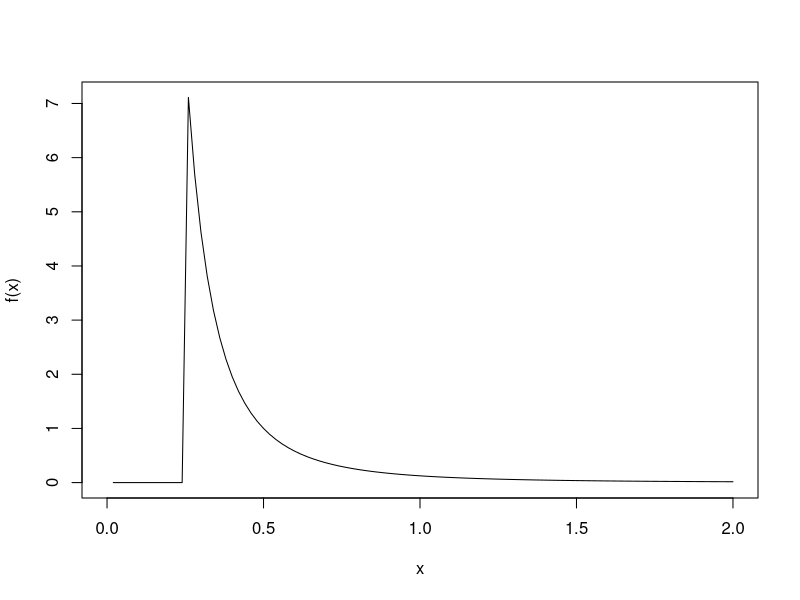
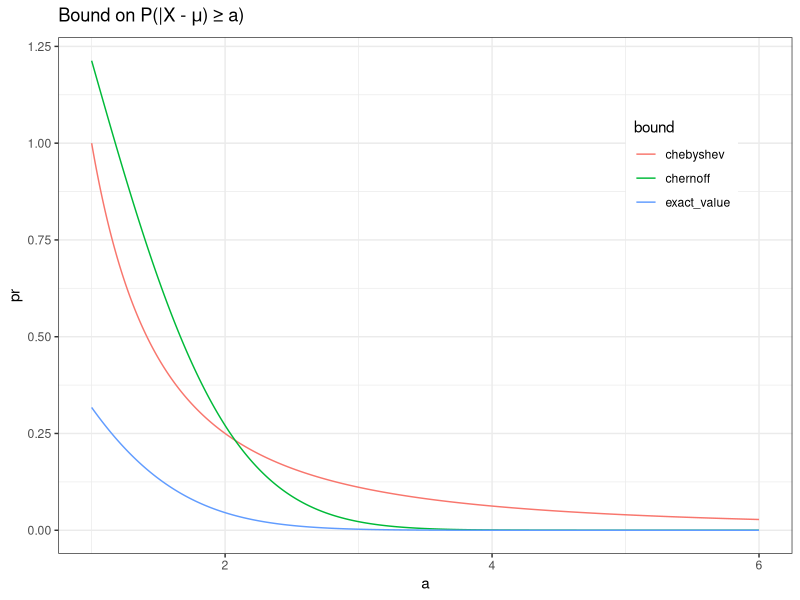
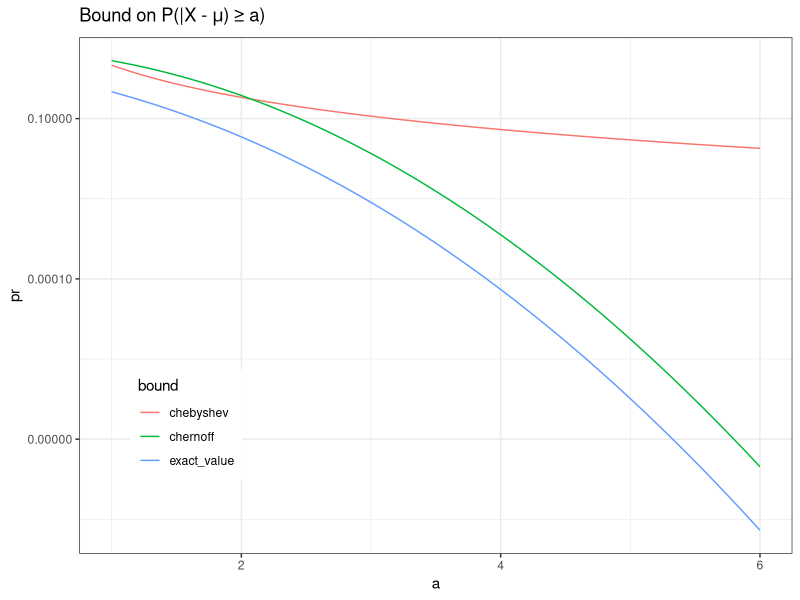
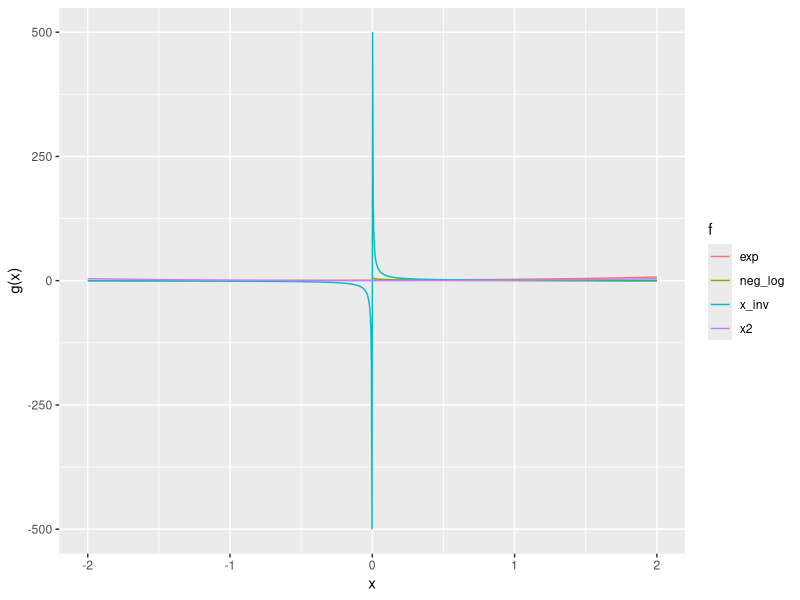

Here is the R script that generated these plots, in order:
## ---- chunk 1
f <- function(x) {2 * .25^(2) / x^(2 + 1) * (x > .25)}
curve(f, from = 0, to = 2)
## ---- chunk 2
cdf_f <- function(x) { 1 - (.25/x)^2 }
1 - cdf_f(1)
## ---- chunk 3
#| out.width: 50%
#| fig.width: 6
#| fig.height: 3

library(tidyverse)

df <- tibble(
  a = seq(1, 6, length.out = 1000),
  exact_value = pnorm(q = -a) + (1-pnorm(q = a)),
  chebyshev = 1/a^2,
  chernoff = 2*exp(-.5*a^2)
)

plt1 <- df |> 
tidyr::pivot_longer(
  cols = c(exact_value, chebyshev, chernoff),
  names_to = 'bound',
  values_to = 'pr'
) |> 
ggplot(aes(x = a, y = pr, color = bound)) + 
geom_line() + 
theme_bw() + 
theme(legend.position = c(.85,.75)) + 
ggtitle(expression(paste("Bound on P(|X - ", mu, ") ≥ a)")))

plt2 <- plt1 + 
scale_y_log10(labels = scales::number_format()) + 
theme(legend.position = c(.15, .25))

plt1 
plt2 
## ---- chunk 4
tibble(
  x = seq(-2,2,length.out=1000),
  x2 = x^2,
  exp = exp(x),
  neg_log = -log(x),
  x_inv = 1/x
) |> tidyr::pivot_longer(
  cols = 2:5,
  names_to = 'f',
  values_to = 'g(x)'
) |> 
# mutate(
#   f = case_when(
#     f == 'x2' ~ paste(expression(x^2)),
#     f == 'exp' ~ paste(expression(e^x)),
#     f == 'neg_log' ~ paste(expression(log(x))),
#     f == 'x_inv' ~ paste(expression(1/x))
#   )
# ) |> 
ggplot(aes(x = x, y = `g(x)`, color = f)) + 
geom_line()
